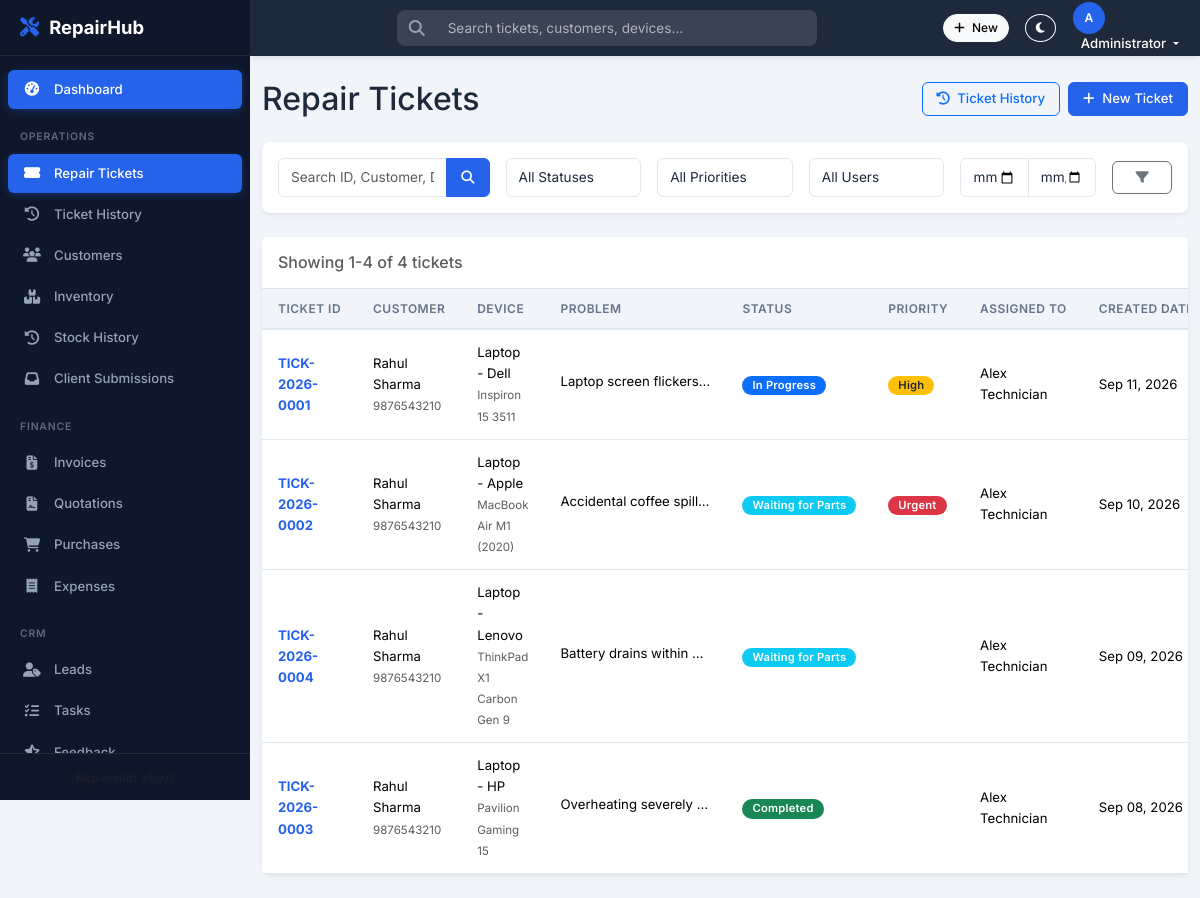
Screenshot of /tickets/index.php (signed in) with the database file from the repository.
### tables this page shows
CREATE TABLE `repair_tickets` (
  `id` int NOT NULL AUTO_INCREMENT,
  `ticket_id` varchar(30) NOT NULL,
  `customer_id` int NOT NULL,
  `device_type` varchar(50) NOT NULL,
  `device_brand` varchar(100) DEFAULT NULL,
  `device_model` varchar(100) DEFAULT NULL,
  `serial_number` varchar(100) DEFAULT NULL,
  `imei_number` varchar(20) DEFAULT NULL,
  `device_password` varchar(100) DEFAULT NULL,
  `device_condition` text,
  `problem_description` text NOT NULL,
  `diagnosis` text,
  `resolution` text,
  `completion_summary` text,
  `time_spent_total` int DEFAULT '0',
  `parts_used_notes` text,
  `submitted_by_client` tinyint(1) NOT NULL DEFAULT '0',
  `status` enum('Pending','In Progress','Waiting for Parts','Ready for Pickup','Completed','Delivered','Cancelled') NOT NULL DEFAULT 'Pending',
  `priority` enum('Low','Normal','High','Urgent') NOT NULL DEFAULT 'Normal',
  `estimated_cost` decimal(10,2) DEFAULT '0.00',
  `final_cost` decimal(10,2) DEFAULT '0.00',
  `assigned_to` int DEFAULT NULL,
  `created_by` int DEFAULT NULL,
  `due_date` date DEFAULT NULL,
  `completed_at` datetime DEFAULT NULL,
  `delivered_at` datetime DEFAULT NULL,
  `created_at` datetime NOT NULL DEFAULT CURRENT_TIMESTAMP,
  `updated_at` datetime NOT NULL DEFAULT CURRENT_TIMESTAMP ON UPDATE CURRENT_TIMESTAMP,
  PRIMARY KEY (`id`),
  UNIQUE KEY `ticket_id` (`ticket_id`),
  KEY `idx_status` (`status`),
  KEY `idx_priority` (`priority`),
  KEY `idx_customer` (`customer_id`),
  KEY `idx_assigned` (`assigned_to`),
  KEY `idx_created_at` (`created_at`),
  KEY `created_by` (`created_by`),
  CONSTRAINT `repair_tickets_ibfk_1` FOREIGN KEY (`customer_id`) REFERENCES `customers` (`id`) ON DELETE CASCADE,
  CONSTRAINT `repair_tickets_ibfk_2` FOREIGN KEY (`assigned_to`) REFERENCES `users` (`id`) ON DELETE SET NULL,
  CONSTRAINT `repair_tickets_ibfk_3` FOREIGN KEY (`created_by`) REFERENCES `users` (`id`) ON DELETE SET NULL
);

CREATE TABLE `customers` (
  `id` int NOT NULL AUTO_INCREMENT,
  `name` varchar(100) NOT NULL,
  `email` varchar(150) DEFAULT NULL,
  `phone` varchar(20) NOT NULL,
  `alt_phone` varchar(20) DEFAULT NULL,
  `address` text,
  `city` varchar(100) DEFAULT NULL,
  `state` varchar(100) DEFAULT NULL,
  `pincode` varchar(10) DEFAULT NULL,
  `gst_number` varchar(20) DEFAULT NULL,
  `notes` text,
  `user_id` int DEFAULT NULL,
  `created_by` int DEFAULT NULL,
  `created_at` datetime NOT NULL DEFAULT CURRENT_TIMESTAMP,
  `updated_at` datetime NOT NULL DEFAULT CURRENT_TIMESTAMP ON UPDATE CURRENT_TIMESTAMP,
  PRIMARY KEY (`id`),
  KEY `idx_phone` (`phone`),
  KEY `idx_name` (`name`),
  KEY `created_by` (`created_by`),
  KEY `idx_user_id` (`user_id`),
  CONSTRAINT `customers_ibfk_1` FOREIGN KEY (`created_by`) REFERENCES `users` (`id`) ON DELETE SET NULL
);

CREATE TABLE `users` (
  `id` int NOT NULL AUTO_INCREMENT,
  `name` varchar(100) NOT NULL,
  `email` varchar(150) NOT NULL,
  `password` varchar(255) NOT NULL,
  `phone` varchar(20) DEFAULT NULL,
  `role` enum('Admin','Technician','Receptionist','Client') NOT NULL DEFAULT 'Technician',
  `avatar` varchar(255) DEFAULT NULL,
  `is_active` tinyint(1) NOT NULL DEFAULT '1',
  `last_login` datetime DEFAULT NULL,
  `created_at` datetime NOT NULL DEFAULT CURRENT_TIMESTAMP,
  `updated_at` datetime NOT NULL DEFAULT CURRENT_TIMESTAMP ON UPDATE CURRENT_TIMESTAMP,
  PRIMARY KEY (`id`),
  UNIQUE KEY `email` (`email`),
  KEY `idx_email` (`email`),
  KEY `idx_role` (`role`)
);

### tickets/index.php (the view, shortened to what this page needs)
<?php
require_once '../config.php';
include '../includes/header.php';
include '../includes/sidebar.php';
$page = isset($_GET['page']) && is_numeric($_GET['page']) ? (int)$_GET['page'] : 1;
$limit = 15;
$offset = ($page - 1) * $limit;
$search = $_GET['search'] ?? '';
$date_from = $_GET['date_from'] ?? '';
$date_to = $_GET['date_to'] ?? '';
$where_clauses = ["1=1"];
$params = [];
$where_sql = implode(' AND ', $where_clauses);
$count_sql = "SELECT COUNT(*) FROM repair_tickets t LEFT JOIN customers c ON t.customer_id = c.id WHERE $where_sql";
$stmt = $pdo->prepare($count_sql);
$stmt->execute($params);
$total_tickets = $stmt->fetchColumn();
$sql = "SELECT t.*, c.name, c.phone, u.name as assignee_name
        FROM repair_tickets t
        LEFT JOIN customers c ON t.customer_id = c.id
        LEFT JOIN users u ON t.assigned_to = u.id
        WHERE $where_sql
        ORDER BY t.created_at DESC
        LIMIT $limit OFFSET $offset";
$stmt = $pdo->prepare($sql);
$stmt->execute($params);
$tickets = $stmt->fetchAll(PDO::FETCH_ASSOC);
$start_count = ($total_tickets > 0) ? $offset + 1 : 0;
$end_count = min($offset + $limit, $total_tickets);
?>
<div class="main-content" id="mainContent">
    <div class="container-fluid py-4">
        <div class="d-flex justify-content-between align-items-center mb-4">
            <h2 class="mb-0">Repair Tickets</h2>
            <div class="d-flex gap-2">
                <a href="history.php" class="btn btn-outline-primary"><i class="fas fa-history me-1"></i> Ticket History</a>
                <a href="create.php" class="btn btn-primary"><i class="fas fa-plus me-1"></i> New Ticket</a>
            </div>
        </div>
        <div class="card border-0 shadow-sm mb-4">
            <div class="card-body">
                <form method="GET" action="index.php" class="row g-3 align-items-center" id="ticketFilterForm">
                    <div class="col-md-3">
                        <div class="input-group">
                            <input type="text" class="form-control" name="search" id="ticketSearchInput"
                                   placeholder="Search ID, Customer, Device..." value="<?= htmlspecialchars($search) ?>" autocomplete="off">
                            <button type="submit" class="btn btn-primary" title="Search Database">
                                <i class="fas fa-search"></i>
                            </button>
                        </div>
                    </div>
                    <div class="col-md-2">
                        <select name="status" class="form-select" onchange="this.form.submit()">
                            <option value="">All Statuses</option>
                        </select>
                    </div>
                    <div class="col-md-2">
                        <select name="priority" class="form-select" onchange="this.form.submit()">
                            <option value="">All Priorities</option>
                        </select>
                    </div>
                    <div class="col-md-2">
                        <select name="assigned_to" class="form-select" onchange="this.form.submit()">
                            <option value="">All Users</option>
                        </select>
                    </div>
                    <div class="col-md-2">
                        <div class="input-group">
                            <input type="date" name="date_from" class="form-control" value="<?= htmlspecialchars($date_from) ?>" title="From Date" onchange="this.form.submit()">
                            <input type="date" name="date_to" class="form-control" value="<?= htmlspecialchars($date_to) ?>" title="To Date" onchange="this.form.submit()">
                        </div>
                    </div>
                    <div class="col-md-1 d-flex gap-1">
                        <button type="submit" class="btn btn-outline-secondary flex-fill" title="Apply Filters"><i class="fas fa-filter"></i></button>
                    </div>
                </form>
            </div>
        </div>
        <div class="card border-0 shadow-sm">
            <div class="card-header bg-white border-bottom d-flex justify-content-between align-items-center py-3">
                <h6 class="mb-0 text-muted">Showing <?= $start_count ?>-<?= $end_count ?> of <?= $total_tickets ?> tickets</h6>
            </div>
            <div class="card-body p-0">
                <div class="table-responsive">
                    <table class="table table-hover align-middle mb-0">
                        <thead class="table-light">
                            <tr>
                                <th>Ticket ID</th>
                                <th>Customer</th>
                                <th>Device</th>
                                <th>Problem</th>
                                <th>Status</th>
                                <th>Priority</th>
                                <th>Assigned To</th>
                                <th>Created Date</th>
                            </tr>
                        </thead>
                        <tbody>
                            <?php if (count($tickets) > 0): ?>
                                <?php foreach ($tickets as $ticket): ?>
                                    <tr>
                                        <td><a href="view.php?id=<?= $ticket['id'] ?>" class="fw-bold"><?= htmlspecialchars($ticket['ticket_id']) ?></a></td>
                                        <td>
                                            <?= htmlspecialchars($ticket['name']) ?><br>
                                            <small class="text-muted"><?= htmlspecialchars($ticket['phone']) ?></small>
                                        </td>
                                        <td>
                                            <?= htmlspecialchars($ticket['device_type'] . ' - ' . $ticket['device_brand']) ?><br>
                                            <small class="text-muted"><?= htmlspecialchars($ticket['device_model']) ?></small>
                                        </td>
                                        <td>
                                            <span class="d-inline-block text-truncate" style="max-width: 150px;">
                                                <?= htmlspecialchars($ticket['problem_description']) ?>
                                            </span>
                                        </td>
                                        <td><?= getStatusBadge($ticket['status']) ?></td>
                                        <td><?= getPriorityBadge($ticket['priority']) ?></td>
                                        <td>
                                            <?php if ($ticket['assignee_name']): ?>
                                                <?= htmlspecialchars($ticket['assignee_name']) ?>
                                            <?php else: ?>
                                                <span class="text-muted">Unassigned</span>
                                            <?php endif; ?>
                                        </td>
                                        <td><?= date('M d, Y', strtotime($ticket['created_at'])) ?></td>
                                    </tr>
                                <?php endforeach; ?>
                            <?php else: ?>
                                <tr>
                                    <td colspan="9" class="text-center py-4">No tickets found.</td>
                                </tr>
                            <?php endif; ?>
                        </tbody>
                    </table>
                </div>
            </div>
        </div>
    </div>
</div>
<?php include '../includes/footer.php'; ?>

### includes/functions.php (shortened to what this page needs)
<?php
function getStatusBadge($status) {
    $statuses = TICKET_STATUSES;
    $badge = $statuses[$status]['badge'] ?? 'bg-secondary';
    return '<span class="badge ' . $badge . '">' . htmlspecialchars($status) . '</span>';
}
function getPriorityBadge($priority) {
    $priorities = PRIORITIES;
    $badge = $priorities[$priority] ?? 'bg-secondary';
    return '<span class="badge ' . $badge . '">' . htmlspecialchars($priority) . '</span>';
}

### assets/css/style.css (style rules this page uses)
:root { --rh-primary: #2563eb; --rh-primary-hover: #1d4ed8; --rh-primary-light: rgba(37, 99, 235, 0.1); --rh-sidebar-bg: #0f172a; --rh-sidebar-hover: #1e293b; --rh-sidebar-active: #2563eb; --rh-sidebar-text: #94a3b8; --rh-sidebar-text-active: #ffffff; --rh-sidebar-width: 250px; --rh-topbar-height: 56px; --rh-topbar-bg: #1e293b; --rh-body-bg: #f1f5f9; --rh-card-bg: #ffffff; --rh-text-primary: #1e293b; --rh-text-secondary: #64748b; --rh-text-muted: #94a3b8; --rh-border-color: #e2e8f0; --rh-success: #10b981; --rh-warning: #f59e0b; --rh-danger: #ef4444; --rh-info: #06b6d4; --rh-shadow-sm: 0 1px 2px rgba(0,0,0,0.05); --rh-shadow-md: 0 4px 6px -1px rgba(0,0,0,0.07), 0 2px 4px -1px rgba(0,0,0,0.04); --rh-shadow-lg: 0 10px 15px -3px rgba(0,0,0,0.08), 0 4px 6px -2px rgba(0,0,0,0.04); --rh-radius: 8px; --rh-radius-lg: 12px; --rh-transition: 0.2s ease; }
* { margin: 0; padding: 0; box-sizing: border-box; }
body { font-family: 'Inter', system-ui, -apple-system, 'Segoe UI', Roboto, sans-serif; font-size: 0.875rem; background-color: var(--rh-body-bg); color: var(--rh-text-primary); line-height: 1.6; overflow-x: hidden; transition: background-color var(--rh-transition), color var(--rh-transition); }
a { color: var(--rh-primary); text-decoration: none; transition: color var(--rh-transition); }
.main-content { margin-left: var(--rh-sidebar-width); margin-top: var(--rh-topbar-height); min-height: calc(100vh - var(--rh-topbar-height)); transition: margin-left var(--rh-transition); padding: 0; }
.card { background: var(--rh-card-bg); border: 1px solid var(--rh-border-color); border-radius: var(--rh-radius); transition: box-shadow var(--rh-transition), transform var(--rh-transition); }
.card.border-0 { border: none; }
.card.shadow-sm { box-shadow: var(--rh-shadow-sm); }
.table { color: var(--rh-text-primary); font-size: 0.825rem; }
.table thead th { background: var(--rh-body-bg); color: var(--rh-text-secondary); font-weight: 600; font-size: 0.75rem; text-transform: uppercase; letter-spacing: 0.04em; border-bottom: 2px solid var(--rh-border-color); padding: 10px 16px; white-space: nowrap; }
.table tbody td { padding: 12px 16px; border-bottom: 1px solid var(--rh-border-color); vertical-align: middle; }
.btn-primary { background: var(--rh-primary); border-color: var(--rh-primary); }
.btn { font-size: 0.825rem; font-weight: 500; border-radius: 6px; padding: 6px 14px; transition: all var(--rh-transition); }
.badge { font-size: 0.7rem; font-weight: 600; padding: 4px 10px; border-radius: 50rem; letter-spacing: 0.02em; }
.form-control, .form-select { border-radius: 6px; border: 1px solid var(--rh-border-color); font-size: 0.85rem; padding: 8px 12px; background: var(--rh-card-bg); color: var(--rh-text-primary); transition: border-color var(--rh-transition), box-shadow var(--rh-transition); }

### rows the page displays
repair_tickets: ticket "TICK-2026-0001", customer.name "Rahul Sharma", customer.phone "9876543210", device_type+device_brand "Laptop - Dell", device_model "Inspiron 15 3511", problem_description "Laptop screen flickers…", status "In Progress", priority "High", assigned_to.name "Alex Technician", created_at "Sep 11, 2026"
repair_tickets: ticket "TICK-2026-0002", customer.name "Rahul Sharma", customer.phone "9876543210", device_type+device_brand "Laptop - Apple", device_model "MacBook Air M1 (2020)", problem_description "Accidental coffee spill…", status "Waiting for Parts", priority "Urgent", assigned_to.name "Alex Technician", created_at "Sep 10, 2026"
repair_tickets: ticket "TICK-2026-0004", customer.name "Rahul Sharma", customer.phone "9876543210", device_type+device_brand "Laptop - Lenovo", device_model "ThinkPad X1 Carbon Gen 9", problem_description "Battery drains within…", status "Waiting for Parts", assigned_to.name "Alex Technician", created_at "Sep 09, 2026"
repair_tickets: ticket "TICK-2026-0003", customer.name "Rahul Sharma", customer.phone "9876543210", device_type+device_brand "Laptop - HP", device_model "Pavilion Gaming 15", problem_description "Overheating severely…", status "Completed", assigned_to.name "Alex Technician", created_at "Sep 08, 2026"

### other values shown
getInitials($currentUser['name']) "A"
$currentUser['name'] "Administrator"
APP_NAME "RepairHub"
$start_count "1"
$end_count "4"
$total_tickets "4"
